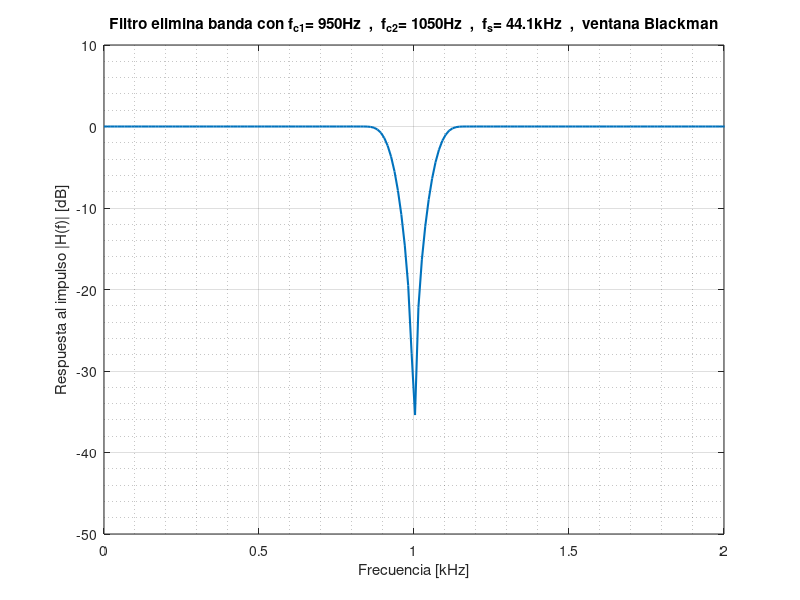

The MATLAB source for this figure: (Note: this script raises an error after producing the figure.)
%% <------- Guia 4 - Ejercicio 5 ----------->

clc; % borra la consola
clear all; % borra todas las variables
close all; % cierra las ventanas de imagen
isOctave = exist('OCTAVE_VERSION', 'builtin') ~= 0;
if isOctave;
pkg load control; % paquete con 'mag2db'
pkg load signal; % ventanas
end;
% especificaciones:
fs = 44100; % [Hz] frecuencia de muestreo
fc1_hz = 950; % [Hz]  ^\__banda e transicion
fc2_hz = 1050; % [Hz] _/
% Sba = 60; % [dB] (min) -60 [dB]

% se elige la ventana blackman - Amplitud del pico mayor: -74 dB

fc1 = 2 * fc1_hz / fs; %'^\_se convierte a frecuencias digitales
fc2 = 2 * fc2_hz / fs; % _/

B = 0.01; % Este valor es arbitrario, no hay especificacion

% ^                B          B
% |H(f)         |<--->|    |<--->|
% |-------------.     |    |     .--------------
% |             |\    |    |    /|
% |             | \   |    |   / |
% |             |  \  |    |  /  |
% |             |  |\ |    | /|  |
% |             |  | '------' |  |
% |             |  |          |  |
% +-------------+--+----------+--+--------------->
%             fc1  |          |  fc2             f
%                 ft_pb  |  ft_pa
%    Fpb                 |                   Fpa
%  <---------------------+---------------------->

ft_pb = fc1 + B/2; % frec transicion del pasa bajos
ft_pa = fc2 - B/2; % frec transicion del pasa altos

n_fft = 4000; % muestras para el fft
pn_fft = n_fft/2; % muestras para el fft
frec = (0 : fs/n_fft : ((fs/2)-(fs/n_fft)) ) / 1000; % vector con los valores de frecuencia en kHZ

M = ceil(12/B); % cantidad de taps para ventana blackman -> Ancho de lobulo principal = 12/M
M = 2*floor(M/2)+1; % convierte M al impar mayor o igual. floor(x) redondea al entero <= x
% asegura una cantidad impar de coeficientes para que el retardo D resulte en un número entero
n = (0 : (M-1)); % elementos de los vectores h_sinc

%% pasa bajos
h_sinc = ft_pb * sinc (ft_pb * (n - ((M-1)/2))); % funcion sinc del filtro pasa bajos
h_pb = h_sinc .* (blackman (M))'; % enventanado - se multiplica elemento a elemento

%% pasa altos
h_sinc = ft_pa * sinc (ft_pa * (n - ((M-1)/2))); % funcion sinc del filtro pasa bajos para convertir
h_pa = h_sinc .* (blackman (M))'; % enventanado - se multiplica elemento a elemento
d = zeros(1,M); % vector para retardo
d ((M+1) / 2) = 1; % El retardo es un impulso desplazado ( un unico 1 en el centro del vector) pasa todo
h_pa = d - h_pa; % el filtro pasa alto es el retardo menos el pasa bajos

%% elimina banda
h_eb = h_pb - h_pa; % se restan el pasa bajos y el pasa altos (en el apunte dice que se suman)

H_eb = fft(h_eb,n_fft);  % calcula la FFT con n_fft puntos de frecuencia, completa con ceros
Hdb_eb = mag2db( abs( H_eb(1:pn_fft) ) ); % convierte a dB el valor absoluto de las muestras de f positiva

figure('name','Guia 4 ejercicio 5','Units','normalized','Position',[0 0 1 1]); % pantalla completa
plot (frec, Hdb_eb, 'linewidth', 1.5); % grafica la respuesta en frecuencia
axis([0 2 -50 10]); % limites de los ejes
grid on;
grid minor;
xlabel ('Frecuencia [kHz]'); % etiqueta eje X
ylabel ('Respuesta al impulso |H(f)| [dB]');  % etiqueta eje y
title ('Filtro elimina banda con f_{c1}= 950Hz  ,  f_{c2}= 1050Hz  ,  f_s= 44.1kHz  ,  ventana Blackman'); % titulo

%% Aplicacion del filtro al archivo de audio
% [Y, FS] = audioread (FILENAME) Read the audio file FILENAME and return the audio data Y and sampling rate FS.
%Y = filter (B, A, X) Apply a 1-D digital filter to the data X.

[audio_orig , Fs] = audioread('numeros_humm.wav'); %se carga el audio con interferencia de 1KHz
audio_filt = filter (h_eb, 1, audio_orig); %se aplica el filtro elimina banda
y = audioplayer (audio_orig, Fs); % reproduce la matriz de audio original
playblocking(y); %evita la superposicion con el segundo audio
sound(audio_filt, Fs) %se reproduce el audio filtrado